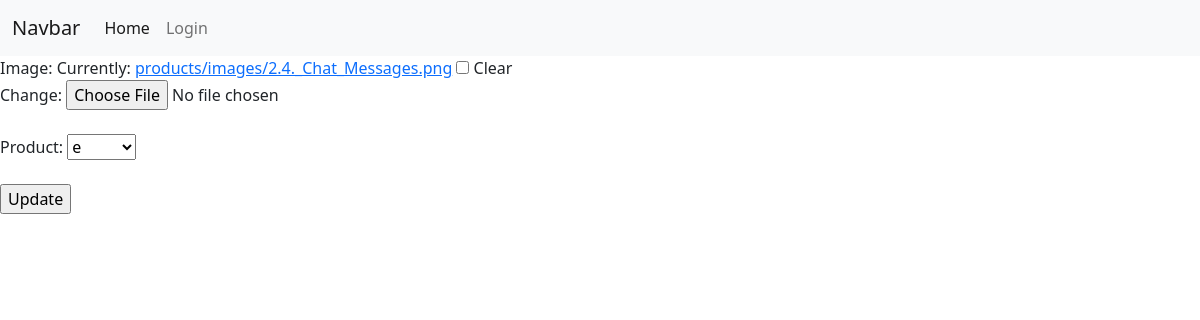
The page /product/imagesupdate/2/ on the database as committed earlier.
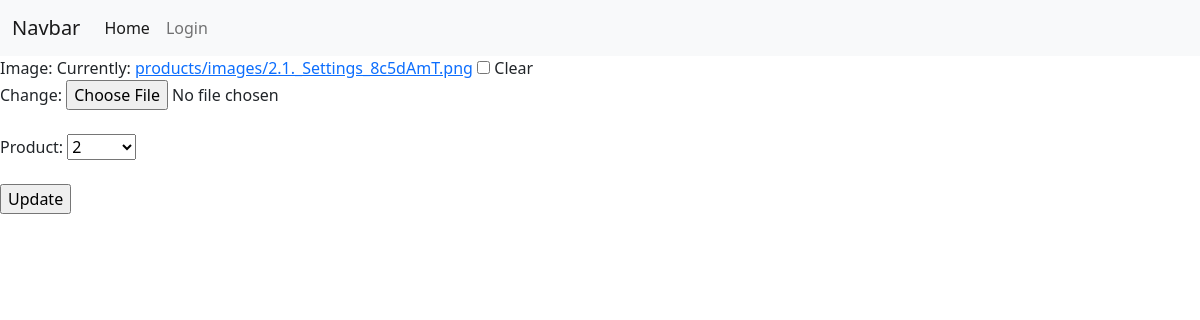
The same page on the database as committed later.
### product/models.py (models this page shows, shortened)
class ProductImages(models.Model):
    product = models.ForeignKey(Product, on_delete=models.CASCADE, related_name="pia")
    image = models.ImageField(upload_to='products/images/', blank=True)
    class Meta:
        verbose_name_plural = 'Photo'

### product/views.py (the view)
# urls.py: path("imagesupdate/<int:pk>/", views.ImagesUpdate.as_view(), name='imageupdate'),
class ImagesUpdate(UpdateView):
    model = ProductImages
    fields = ("image", "image", "product")
    template_name = 'product/product_update.html'
    success_url = "/product/list"

### product/models.py (called while the page is built)
    def __str__(self):
        return self.title

### product/templates/product/product_update.html (shortened to what this page needs)
{% extends "base.html" %}
{% block content %}
    <form action="" method="POST" novalidate>
        {% for fm in form %}
            {{fm.label_tag}} {{fm}} {{fm.errors|striptags}} <br><br>
        {% endfor %}
        <input type="submit" value="Update">
    </form>
{% endblock content %}

Rows that differ between the two databases and show on the page:
changed ProductImages: product "e" → "2"
Other text that changed with them:
text no longer shown: "Currently: products/images/2.4._Chat_Messages.png Clear Change:"
text now shown: "Currently: products/images/2.1._Settings_8c5dAmT.png Clear Change:"
